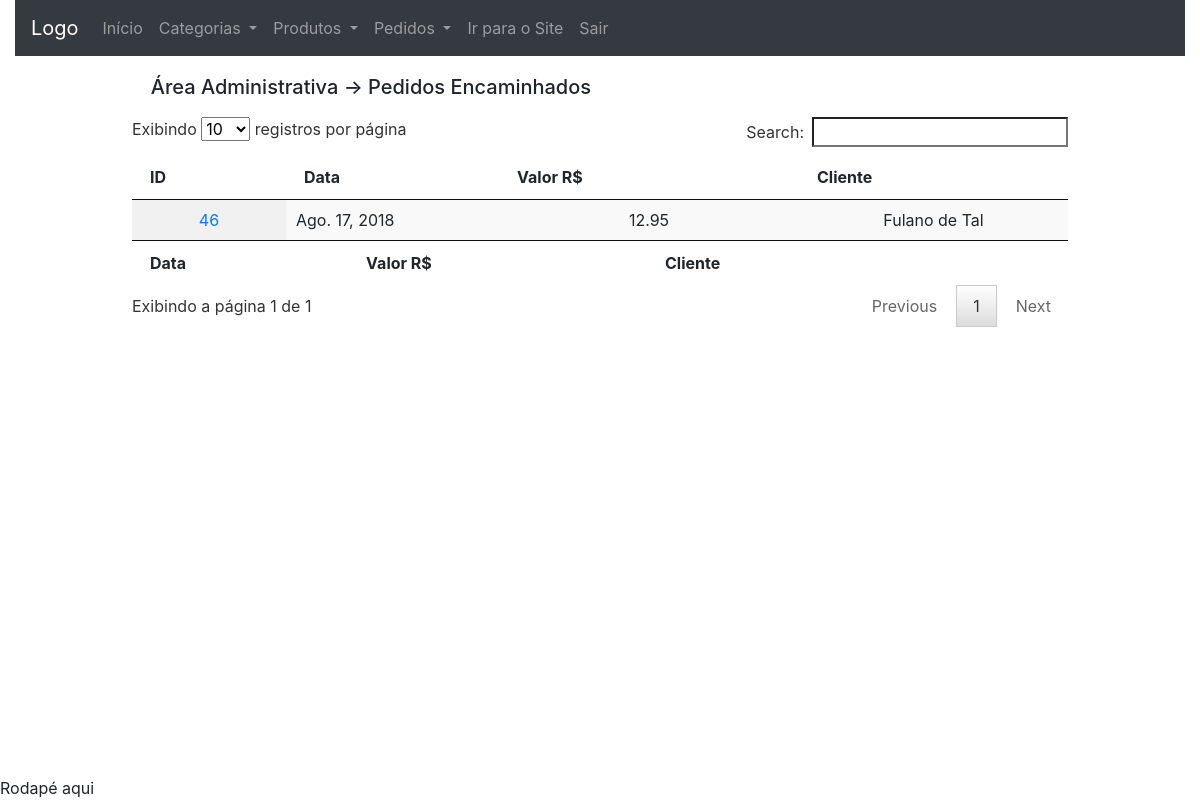
Page /area_administrativa/encaminhados (signed in) on the earlier database version.
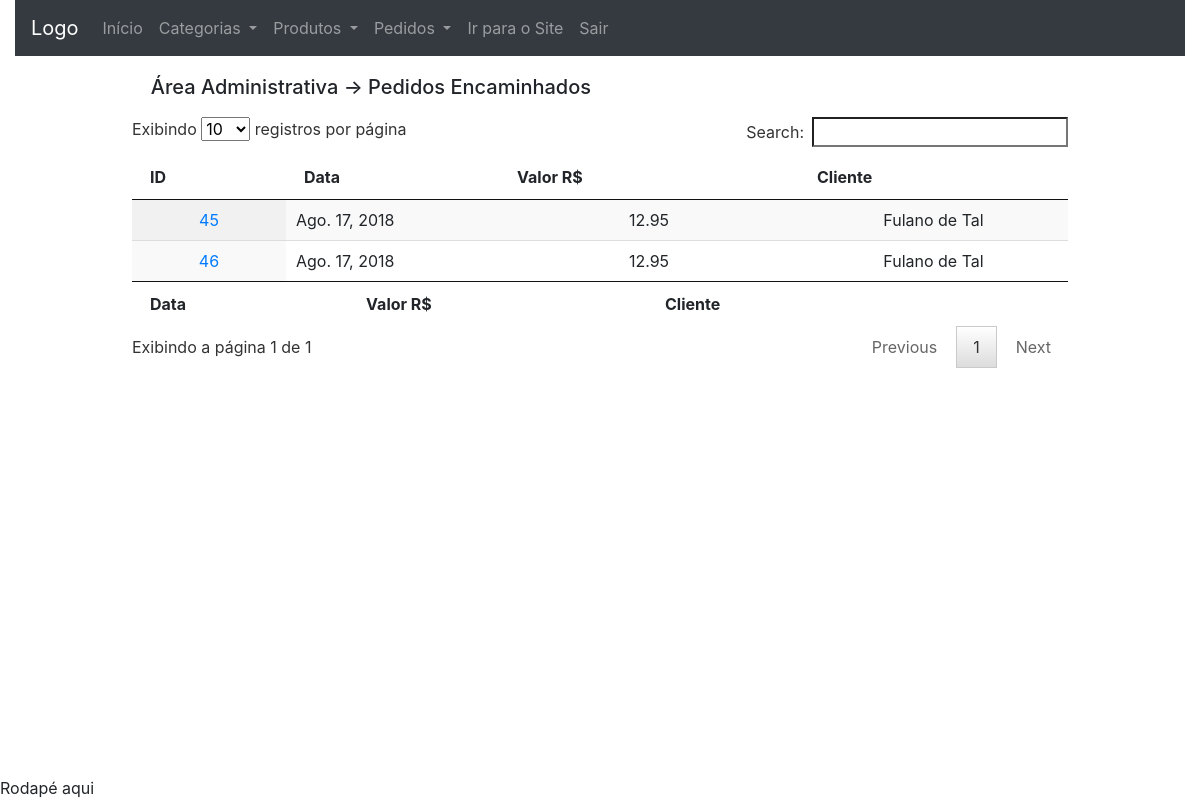
Same page on the later database version.
### checkout/models.py (models this page shows, shortened)
class Order(models.Model):
	date = models.DateField(default=date.today, editable=False)
	value = models.DecimalField('Valor R$', max_digits=10,
		decimal_places=2, default=0)
	user = models.ForeignKey(User, on_delete=models.CASCADE,
		null=True, blank=True)
	delivery_address_is_the_same = models.BooleanField(
		verbose_name='Entregar no endereço cadastrado',
		default=True,
		blank=True)
	logradouro = models.CharField('Rua/Avenida', max_length=100,
		null=True, blank=True, default='')
	numero = models.CharField('Número', max_length=100,
		null=True, blank=True, default='')
	cep = models.CharField('CEP', max_length=10, null=True,
		blank=True, default='')
	complemento = models.CharField('Complamento', max_length=100,
		null=True, blank=True, default='')
	bairro = models.CharField('Bairro', max_length=100, null=True,
		blank=True, default='')
	cidade = models.CharField('Cidade', max_length=100, null=True,
		blank=True, default='')
	estado = models.CharField('Estado', max_length=100, null=True,
		blank=True, default='')
	transaction_id = models.CharField('ID da transação', max_length=100,
		null=True, blank=True)
	status_order = models.CharField('Status do Pedido', max_length=10,
		choices=STATUS_ORDER, default='A')
	status_pg = models.CharField('Status PagSeguro', max_length=10,
		choices=STATUS_PAGSEGURO, null=True, blank=True)
	sended = models.BooleanField(
		verbose_name='Enviado',
		default=False,
		blank=True)
	forwarded = models.BooleanField(
		verbose_name='Encaminhado',
		default=False,
		blank=True)
	class Meta:
		verbose_name = 'Pedido'
		verbose_name_plural = 'Pedidos'
		ordering = ['date']
	objects = models.Manager() # The default manager.
	orderManager = OrderManager()

### accounts/models.py (models this page shows, shortened)
class User(AbstractBaseUser, PermissionsMixin):
	UF_CHOICES = (
    ('AC','Acre'), ('AL','Alagoas'), ('AP','Amapá'),
    ('AM','Amazonas'), ('BA','Bahia'), ('CE','Ceará'),
    ('DF','Distrito Federal'), ('ES','Espírito Santo'),
    ('GO','Goiás'), ('MA','Maranhão'), ('MT','Mato Grosso'),
    ('MS','Mato Grosso do Sul'), ('MG','Minas Gerais'),
    ('PA','Pará'), ('PB','Paraíba'), ('PR','Paraná'),
    ('PE','Pernambuco'), ('PI','Piauí'),
    ('RJ','Rio de Janeiro'), ('RN','Rio Grande do Norte'),
    ('RS','Rio Grande do Sul'), ('RO','Rondônia'),
    ('RR','Roraima'), ('SC','Santa Catarina'),
    ('SP','São Paulo'), ('SE','Sergipe'),
	('TO','Tacantins'), )
	username = models.CharField(
		'Login', max_length=30, unique=True, validators=[
			validators.RegexValidator(
				re.compile('^[\w.@+-]+$'),
				'Informe um nome de usuário válido. '
				'Este valor deve conter apenas letras, números '
				'e os caracteres: @/./+/-/_ .'
				, 'invalid'
			)
		], help_text='Um nome curto que será usado para identificá-lo de forma única na plataforma'
	)
	name = models.CharField('Nome', max_length=100, blank=True)
	email = models.EmailField('E-mail', unique=True)
	telefone = models.CharField('Telefone', max_length=20, null=True,
		blank=True)
	cpf = models.CharField('CPF', max_length=11, null=True, blank=True)
	logradouro = models.CharField('Rua/Avenida', max_length=100,
		null=True, blank=True)
	numero = models.CharField('Número', max_length=100,
		null=True, blank=True)
	cep = models.CharField('CEP', max_length=10, null=True, blank=True)
	complemento = models.TextField('Complamento', max_length=100,
		null=True, blank=True)
	bairro = models.CharField('Bairro', max_length=100, null=True, blank=True)
	cidade = models.CharField('Cidade', max_length=100, null=True, blank=True)
	estado = models.CharField('Estado', max_length=100, null=True, blank=True,
		choices=UF_CHOICES)
	is_staff = models.BooleanField('Equipe', default=False)
	is_active = models.BooleanField('Ativo', default=True)
	date_joined = models.DateTimeField('Data de Entrada', auto_now_add=True)
	USERNAME_FIELD = 'username'
	REQUIRED_FIELDS = ['email']
	objects = UserManager()
	class Meta:
		verbose_name = 'Usuário'
		verbose_name_plural = 'Usuários'
	def __str__(self):
		return self.name or self.username

### dashboard_admin/views.py (the view)
# urls.py: path('encaminhados', views.forwarded, name='forwarded'),
@login_required
def forwarded(request):
	orders = Order.objects.filter(forwarded=True)
	context = {
		'orders': orders
	}
	return render(request, 'dashboard_admin/forwarded.html',
		context)

### dashboard_admin/templates/dashboard_admin/forwarded.html (shortened to what this page needs)
{% extends 'dashboard_admin/base.html' %}
{% load widget_tweaks %}
{% block conteudo %}
<div class="panel panel-default table-two-column panel-large">
	{% block dashboard_title %}
	<div class="panel-heading" style="margin: 2%;">
		<h5>Área Administrativa -> Pedidos Encaminhados </h5>
	</div>
	{% endblock %}
	<div class="panel-body">
		<table id="table" class="display" cellspacing="0"
		        width="100%">
		    <thead>
		      <tr>
		        <th>ID</th>
		        <th>Data</th>
		        <th>Valor R$</th>
		        <th>Cliente</th>
		      </tr>
		    </thead>
		    <tfoot>
		      <tr>
		        <th>Data</th>
		        <th>Valor R$</th>
		        <th>Cliente</th>
		      </tr>
		    </tfoot>
		    <tbody>
				{% for order in orders %}
				<tr>
					<td style="text-align: center;">
						<a href="{% url 'dashboard_admin:order_datail' order.id %}"
						title="Detalhes">
					  	{{ order.id }}
						</a>
					</td>
					<td>
						{{ order.date }}
					</td>
					<td style="text-align: center;">
						{{ order.value }}
					</td>
					<td style="text-align: center;">
						{{ order.user }}
					</td>
				</tr>
				{% endfor %}
		    </tbody>
		</table>
	</div>
</div>
{% endblock %}

Differences in the rows shown:
now on this page (row edited): Order: id "45", date "Ago. 17, 2018", value "12.95", user "Fulano de Tal"
